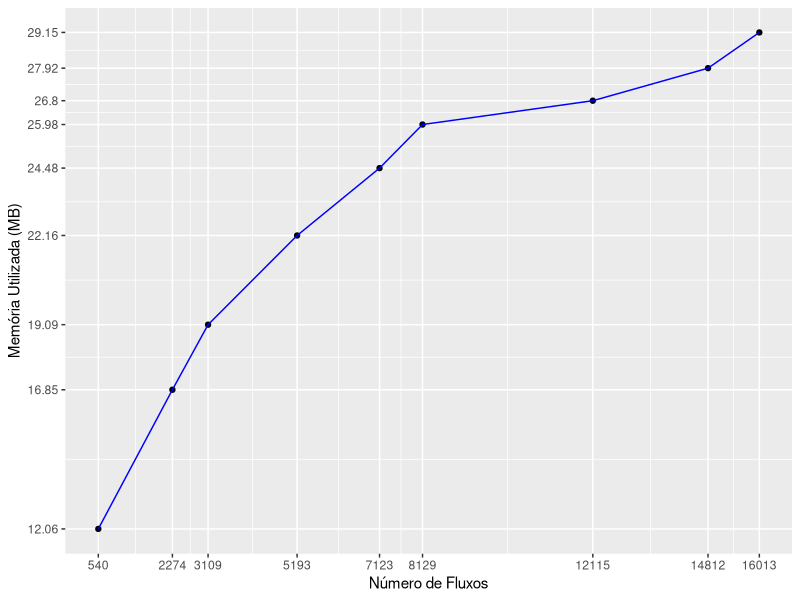

Generate this figure with R:
# Memory Reachability
#--------------------------------------------------------------------------------------------------
fmt <- function(){ #formatting 3 decimals precision
  f <- function(x) as.character(round(x,3))
  f
}
library(ggplot2)
x <- c(540, 2274, 3109, 5193, 7123, 8129, 12115, 14812, 16013)
y <- c(12.06, 16.85, 19.09, 22.16, 24.48, 25.98, 26.80, 27.92, 29.15) # this is the mean value runtime
reach_plot <- qplot(x, y, xlab = "Número de Fluxos", ylab = "Memória Utilizada (MB)") +
  geom_line(col = "blue") +
  scale_x_continuous (breaks = x) +
  scale_y_continuous (breaks = y, labels = fmt()) 
  #coord_trans(x = "log10")# + geom_errorbar(limits, position="dodge", width=0.25)
reach_plot
